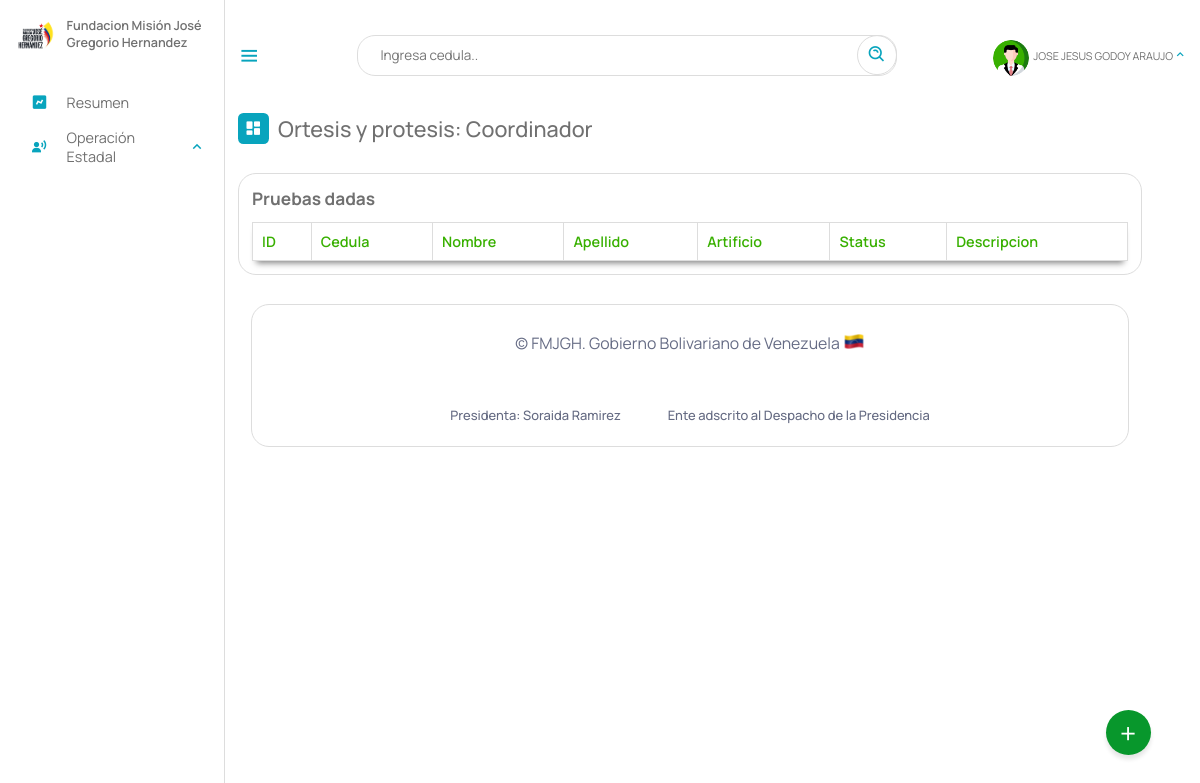
/Escritorio/05-pruebaDada.php (signed in), run on an earlier commit of the app's database.
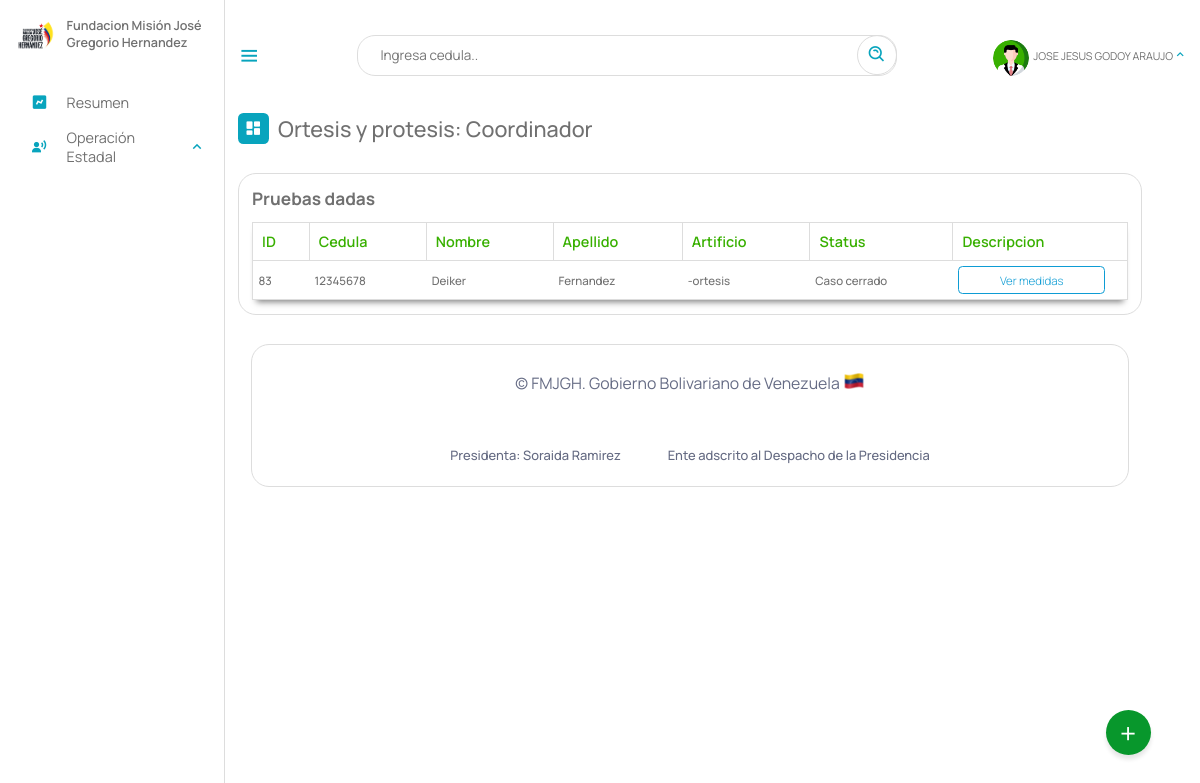
And on a later commit of the database.
### tables this page shows
CREATE TABLE `cita_ortesis_protesis` (
  `id` int(11) NOT NULL AUTO_INCREMENT,
  `cedula` int(12) NOT NULL,
  `laboratorio` varchar(10) DEFAULT NULL,
  `fecha_cita` date DEFAULT NULL,
  `fecha_toma` date DEFAULT NULL,
  `fecha_prueba` date DEFAULT NULL,
  `status` text DEFAULT NULL,
  `descripcion` text DEFAULT NULL,
  `artificio` text DEFAULT NULL,
  `medidas` text DEFAULT NULL,
  PRIMARY KEY (`id`),
  KEY `laboratorio` (`laboratorio`),
  KEY `cedula` (`cedula`),
  CONSTRAINT `cita_ortesis_protesis_ibfk_1` FOREIGN KEY (`cedula`) REFERENCES `beneficiario` (`cedula`) ON DELETE CASCADE,
  CONSTRAINT `cita_ortesis_protesis_ibfk_2` FOREIGN KEY (`laboratorio`) REFERENCES `laboratorio` (`id`) ON DELETE CASCADE
);

CREATE TABLE `beneficiario` (
  `cedula` int(12) NOT NULL,
  `nombre` text NOT NULL,
  `apellido` text NOT NULL,
  `fecha_naci` date NOT NULL,
  `email` varchar(50) NOT NULL,
  `telefono` varchar(12) NOT NULL,
  `nacionalidad` char(2) NOT NULL,
  `edad` int(2) NOT NULL,
  `sexo` char(1) NOT NULL,
  `edo_civil` text NOT NULL,
  `nro_hijo` int(2) DEFAULT NULL,
  `estado` varchar(10) NOT NULL,
  `municipio` varchar(20) NOT NULL,
  `parroquia` varchar(10) NOT NULL,
  `discapacidad` varchar(10) NOT NULL,
  `atencion_solicitada` varchar(10) NOT NULL,
  `certificado` varchar(50) DEFAULT NULL,
  `registrado_por` text DEFAULT NULL,
  `fecha_registro` date NOT NULL,
  PRIMARY KEY (`cedula`),
  KEY `estado` (`estado`),
  KEY `discapacidad` (`discapacidad`),
  KEY `atencion_solicitada` (`atencion_solicitada`),
  KEY `municipio` (`municipio`),
  KEY `parroquia` (`parroquia`),
  CONSTRAINT `beneficiario_ibfk_1` FOREIGN KEY (`estado`) REFERENCES `estados` (`id_estados`) ON DELETE CASCADE,
  CONSTRAINT `beneficiario_ibfk_2` FOREIGN KEY (`municipio`) REFERENCES `municipios` (`id_municipios`) ON DELETE CASCADE,
  CONSTRAINT `beneficiario_ibfk_3` FOREIGN KEY (`parroquia`) REFERENCES `parroquia` (`id`) ON DELETE CASCADE ON UPDATE CASCADE,
  CONSTRAINT `beneficiario_ibfk_4` FOREIGN KEY (`discapacidad`) REFERENCES `discapacid_e` (`id_e`) ON DELETE CASCADE,
  CONSTRAINT `beneficiario_ibfk_5` FOREIGN KEY (`atencion_solicitada`) REFERENCES `tipoatencion` (`id`) ON DELETE CASCADE
);

### php/01-02-cita_protesis.php (called while the page is built, shortened)
<?php
include_once("ManejadorBD.php");
class citas_protesis extends ManejadorBD
{
	private $cnn;
	public function __construct($tipoConexion)
	{
		$this->cnn = parent::conectar($tipoConexion);
	}
	public function consultarTodasPruebaDadas()
	{
		try {
			$stmt = $this->cnn->prepare("SELECT cita_ortesis_protesis.id, cita_ortesis_protesis.descripcion, cita_ortesis_protesis.status, cita_ortesis_protesis.artificio,beneficiario.nombre, beneficiario.apellido, beneficiario.cedula,  cita_ortesis_protesis.laboratorio, cita_ortesis_protesis.fecha_prueba,
			cita_ortesis_protesis.medidas, cita_ortesis_protesis.descripcion
				FROM beneficiario, cita_ortesis_protesis, tipoatencion
				WHERE beneficiario.cedula = cita_ortesis_protesis.cedula and beneficiario.atencion_solicitada
				= tipoatencion.id and cita_ortesis_protesis.fecha_prueba IS NOT NULL and cita_ortesis_protesis.status IS NOT NULL");
			$stmt->setFetchMode(PDO::FETCH_ASSOC);
			$stmt->execute();
			return $stmt->fetchAll();
		} catch (PDOException $error) {
			echo "Error: ejecutando consulta SQL." . $error->getMessage();
			exit();
		}
	}
}

### php/ManejadorBD.php (called while the page is built, shortened)
<?php
	class ManejadorBD extends PDO {
		public $srv	= SRV;
		public $usr	= USR;
		public $pas	= PAS;
		public $dbn	= BDN;
		public function conectar($tipoConexion){
			try{
				switch ($tipoConexion) {
				    case 1:
				        $dsn = "mysql:host=$this->srv;dbname=$this->dbn";
				        break;
				}
				$dbh = new PDO($dsn, $this->usr, $this->pas);
    			$dbh->setAttribute(PDO::ATTR_ERRMODE, PDO::ERRMODE_EXCEPTION);
			}catch(PDOException $error){
                echo "Error al Conectar con la Base de Datos: ".$error->getMessage();
                exit();
			}
            $this->conexionBD = $dbh;
			return $this->conexionBD;
		}
	}
?>

### Escritorio/05-pruebaDada.php (the view, shortened to what this page needs)
<?php
include_once("partearriba.php");
?>
<link rel="stylesheet" type="text/css" href="https://cdn.datatables.net/1.11.3/css/jquery.dataTables.min.css">
<div class="dash-contenido">
    <div class="overview">
        <div class="titulo">
            <i class='bx bxs-dashboard'> </i>
            <span class="link-name">Ortesis y protesis: <?php echo $rol ?></span>
        </div>
    </div>
<div class="tabla-atencion">
            <h2>Pruebas dadas </h2>
            <table>
                <thead>
                    <tr>
                        <th>ID</th>
                        <th>Cedula</th>
                        <th>Nombre</th>
                        <th>Apellido</th>
                        <th>Artificio</th>
                        <th>Status</th>
                        <th>Descripcion</th>
                    </tr>
                </thead>
                <tbody>
                    <?php
                        include_once("../php/01-02-cita_protesis.php");
                        $aten = new citas_protesis(1);
                        $consulta = $aten->consultarTodasPruebaDadas();
                        if ($consulta){
                        foreach($consulta as $registros){
                     ?>
                    <tr>
                        <td><?php echo $registros["id"] ?></td>
                        <td><?php echo $registros["cedula"] ?></td>
                        <td><?php echo $registros["nombre"] ?></td>
                        <td><?php echo $registros["apellido"] ?></td>
                        <td><?php echo $registros["artificio"] ?></td>
                        <td><?php echo $registros["status"] ?></td>
                        <td><a onclick="verDescripcion('<?php echo $registros['descripcion'] ?>','<?php echo $registros['medidas'] ?>')" class="remitir">Ver medidas</a></td>
                    </tr>
                    <?php
                    }
                        }
                    ?>
                </tbody>
            </table>
        </div>
<?php
include_once("parteabajo.php");
?>

What changed in the data, as far as the page shows it:
added cita_ortesis_protesis: id "83", cedula.cedula "12345678", cedula.nombre "Deiker", cedula.apellido "Fernandez", artificio "-ortesis", status "Caso cerrado"
